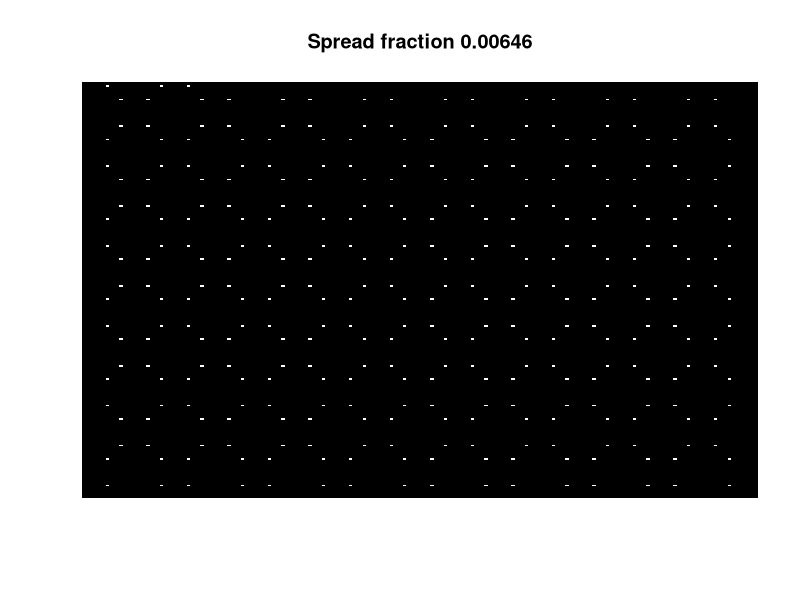
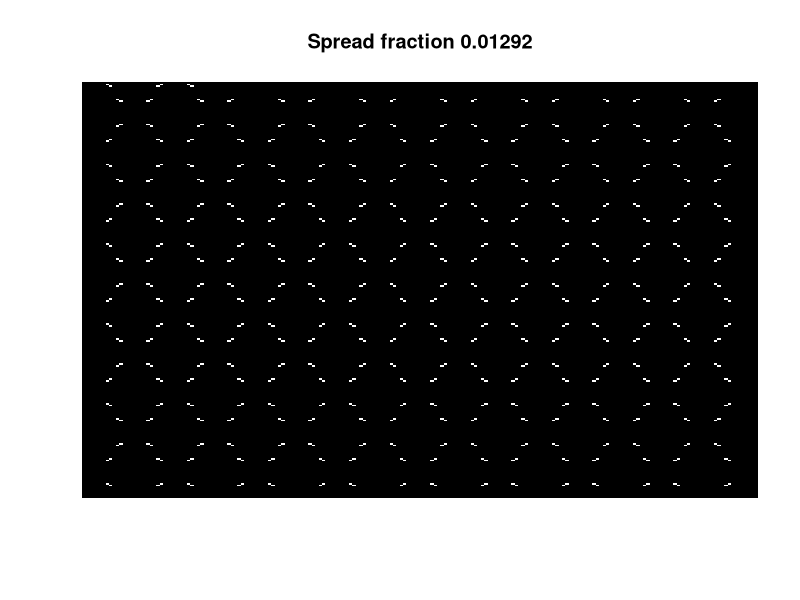
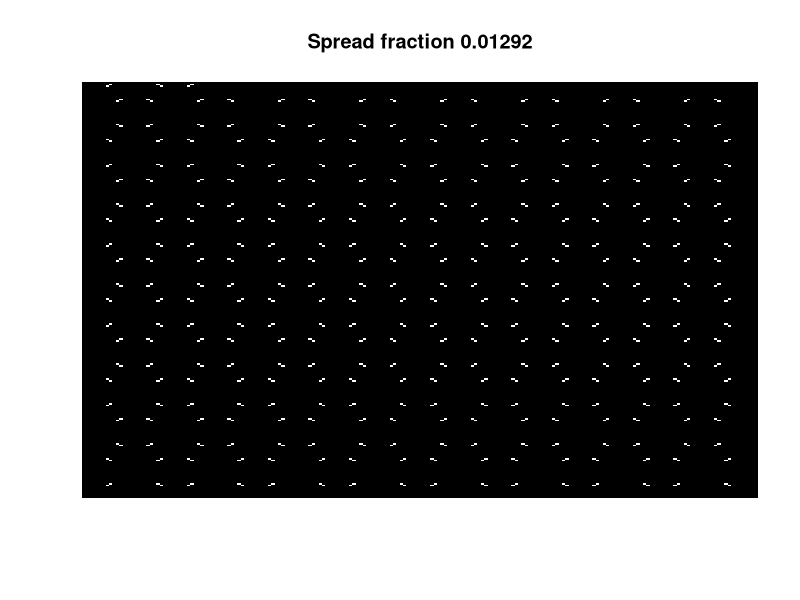

Reproduce these figures in R, in order. (Note: a time limit stopped this script after it produced the figures.)
#MIT License
#Copyright (c) 2020 Octavio Gonzalez-Lugo 

#Permission is hereby granted, free of charge, to any person obtaining a copy
#of this software and associated documentation files (the "Software"), to deal
#in the Software without restriction, including without limitation the rights
#to use, copy, modify, merge, publish, distribute, sublicense, and/or sell
#copies of the Software, and to permit persons to whom the Software is
#furnished to do so, subject to the following conditions:
#The above copyright notice and this permission notice shall be included in all
#copies or substantial portions of the Software.
#THE SOFTWARE IS PROVIDED "AS IS", WITHOUT WARRANTY OF ANY KIND, EXPRESS OR
#IMPLIED, INCLUDING BUT NOT LIMITED TO THE WARRANTIES OF MERCHANTABILITY,
#FITNESS FOR A PARTICULAR PURPOSE AND NONINFRINGEMENT. IN NO EVENT SHALL THE
#AUTHORS OR COPYRIGHT HOLDERS BE LIABLE FOR ANY CLAIM, DAMAGES OR OTHER
#LIABILITY, WHETHER IN AN ACTION OF CONTRACT, TORT OR OTHERWISE, ARISING FROM,
#OUT OF OR IN CONNECTION WITH THE SOFTWARE OR THE USE OR OTHER DEALINGS IN THE
#SOFTWARE.
#@author: Octavio Gonzalez-Lugo

###############################################################################
# Automata definitions
###############################################################################

rulesPattern=matrix(0,16,4)

rulesPattern[1,]<-c(1,1,1,1)
rulesPattern[2,]<-c(1,0,1,1)
rulesPattern[3,]<-c(1,1,1,0)
rulesPattern[4,]<-c(1,0,1,0)
rulesPattern[5,]<-c(1,1,0,1)
rulesPattern[6,]<-c(1,0,0,1)
rulesPattern[7,]<-c(1,1,0,0)
rulesPattern[8,]<-c(1,0,0,0)
rulesPattern[9,]<-c(0,1,1,1)
rulesPattern[10,]<-c(0,0,1,1)
rulesPattern[11,]<-c(0,1,1,0)
rulesPattern[12,]<-c(0,0,1,0)
rulesPattern[13,]<-c(0,1,0,1)
rulesPattern[14,]<-c(0,0,0,1)
rulesPattern[15,]<-c(0,1,0,0)
rulesPattern[16,]<-c(0,0,0,0)


rulesValues=c(1,1,1,1,1,1,1,1,1,1,1,1,1,1,1,0)

###############################################################################
# Automata functions
###############################################################################

getPointNeighbours<-function(Xposition,Yposition,currentState){
  
  dimensions=dim(currentState)
  
  if(Yposition+1>dimensions[2] | Yposition+1==0){
    top<-0
  }
  else{
    top<-currentState[Xposition,Yposition+1]
  }
  
  if (Yposition-1>dimensions[2] | Yposition-1==0){
    bottom<-0
  }
  else{
    bottom<-currentState[Xposition,Yposition-1]
  }
  
  if(Xposition-1>dimensions[1] | Xposition-1==0){
    left<-0
  }
  else{
    left<-currentState[Xposition-1,Yposition]
  }
  
  if (Xposition+1>dimensions[1] | Xposition+1==0){
    right<-0
  }
  else{
    right<-currentState[Xposition+1,Yposition]
  }
  
  positions<-c(top,bottom,left,right)
}


findRuleValue<-function(value,RulesPatterns,RulesValues){
  
  #find the correspondig value for the current value
  #value
  #   -> list, current fragment to be evaluated
  #RulesPatterns
  #   -> matrix, contains the different patterns
  #RulesValues
  #   -> list, contains the output value for each pattern
  
  nRules<-length(RulesPatterns[,1])
  out<-2
  for(k in 1:nRules){
    if(isTRUE(all.equal(value,RulesPatterns[k,]))){
      out<-RulesValues[k]
      break
    }
  }
  out
}

###############################################################################
# Functions
###############################################################################

randomInitialState<-function(Xsize,Ysize,Threshold){
  
  #creates a random list of 0,1 values of variabble size
  #size             
  #   -> int, size of the list 
  Container<-matrix(0,Xsize,Ysize)
  for (k in 1:Ysize){
    localDisc<-runif(Xsize)
    localVec<-rep(0,Xsize)
    for (j in 1:Xsize){
      if (localDisc[j]>=Threshold){
        localVec[j]<-1
      }
    }
    Container[,k]<-localVec
  }
  Container
}

spacedGridState<-function(Xsize,Ysize,Space,Counter){
  Container<-matrix(0,Xsize,Ysize)
  currentX<-0
  currentY<-0
  rowState<-0
  for(k in 1:Counter){
    if(currentX>=Xsize | currentX+Space>=Xsize){
      if (rowState==0){
        currentX<-0
        rowState<-1
      }
      else{
        rowState<-0
        currentX<-as.integer(Space/2)
      }
      
      currentY<-currentY+Space
    }
    else{
      currentX<-currentX+Space
    }
    Container[currentX,currentY]<-1
  }
  Container
}

SocialDistancingState<-function(State){
  
  #creates a random list of 0,1 values of variabble size
  #size             
  #   -> int, size of the list 
  Step<-3
  Sizes<-dim(State)
  Ysize<-Sizes[2]
  Xsize<-Sizes[1]
  
  for (k in seq(1,Ysize,Step)){
    State[,k]<-rep(0,Xsize)
  }
  for (k in seq(1,Xsize,Step)){
    State[k,]<-rep(0,Ysize)
  }
  State
}

###############################################################################
# Functions
###############################################################################

iterateAutomata<-function(InitialState,Steps,RulesPatterns,RulesValues,distancing){
  
  #Wrapper function to evaluate the automata
  #Steps             
  #   -> int, Iterations for the rules to be applied
  #InitialState             
  #   -> list, Row o be evaluated
  #RulesPatterns
  #   -> matrix, contains the different patterns
  #RulesValues
  #   -> list, contains the output value for each pattern
  if(distancing==TRUE){
    automataContainer<-SocialDistancingState(InitialState)
  }
  else{
    automataContainer<-InitialState
  }
  
  png('automataStep0.png')
  image(automataContainer,axes=FALSE,col=gray((0:32)/32),main = paste("Spread fraction",toString(sum(automataContainer)/length(automataContainer))))
  dev.off()
  
  Sizes<-dim(automataContainer)
  Ysize<-Sizes[2]
  Xsize<-Sizes[1]
    
  for(k in 1:Steps){
    newState<-matrix(0,Xsize,Ysize)
    for(Ys in 1:Ysize){
      for(Xs in 1:Xsize){
        neighbours<-getPointNeighbours(Xs,Ys,automataContainer)
        newVal<-findRuleValue(neighbours,RulesPatterns,RulesValues)
        newState[Xs,Ys]<-newVal
      }
    }
    if(distancing==TRUE){
      newState<-SocialDistancingState(newState)
    }
    png(paste('automataStep',toString(k),'.png',sep=''))
    image(newState,axes=FALSE,col=gray((0:32)/32),main = paste("Spread fraction",toString(sum(newState)/length(newState))))
    dev.off()
    automataContainer<-newState
  }
  automataContainer
}

initState<-spacedGridState(200,250,8,780)
iterateAutomata(initState,30,rulesPattern,rulesValues,TRUE)
